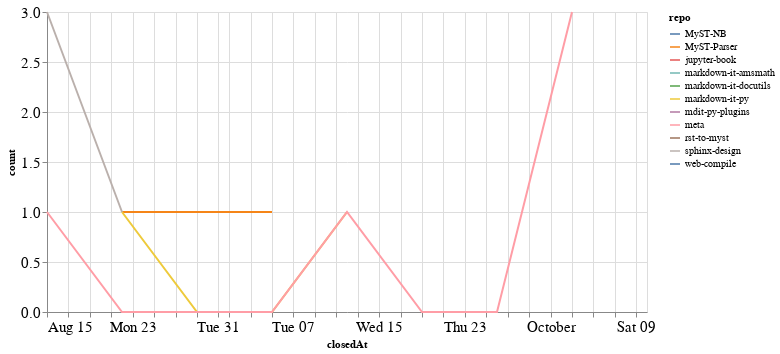

The notebook cell this image was saved under:
### Code cell
closed_by_time = closed_by.groupby('repo').resample('W', on='closedAt').count()['author'].reset_index()
closed_by_time = closed_by_time.rename(columns={'author': 'count'})

alt.Chart(closed_by_time, width=600).mark_line().encode(
    x='closedAt',
    y='count',
    color='repo',
    tooltip="repo"
)

### Figure 1 — Vega-Lite specification as saved in the notebook (floating-point values rounded to 4 significant figures)
{"config": {"axisLeft": {"labelFontSize": 15}, "axisBottom": {"labelFontSize": 15}}, "data": {"name": "data-e4e1ed69a57532e72211eecf200df2e3"}, "mark": "line", "encoding": {"color": {"type": "nominal", "field": "repo"}, "tooltip": {"type": "nominal", "field": "repo"}, "x": {"type": "temporal", "field": "closedAt"}, "y": {"type": "quantitative", "field": "count"}}, "width": 600, "$schema": "https://vega.github.io/schema/vega-lite/v4.8.1.json", "datasets": {"data-e4e1ed69a57532e72211eecf200df2e3": [{"repo": "MyST-NB", "closedAt": "2021-10-03T00:00:00", "count": 2}, {"repo": "MyST-Parser", "closedAt": "2021-08-22T00:00:00", "count": 1}, {"repo": "MyST-Parser", "closedAt": "2021-08-29T00:00:00", "count": 1}, {"repo": "MyST-Parser", "closedAt": "2021-09-05T00:00:00", "count": 1}, {"repo": "jupyter-book", "closedAt": "2021-10-10T00:00:00", "count": 1}, {"repo": "markdown-it-amsmath", "closedAt": "2021-09-12T00:00:00", "count": 2}, {"repo": "markdown-it-docutils", "closedAt": "2021-09-12T00:00:00", "count": 1}, {"repo": "markdown-it-py", "closedAt": "2021-08-22T00:00:00", "count": 1}, {"repo": "markdown-it-py", "closedAt": "2021-08-29T00:00:00", "count": 0}, {"repo": "markdown-it-py", "closedAt": "2021-09-05T00:00:00", "count": 0}, {"repo": "markdown-it-py", "closedAt": "2021-09-12T00:00:00", "count": 1}, {"repo": "mdit-py-plugins", "closedAt": "2021-09-12T00:00:00", "count": 1}, {"repo": "meta", "closedAt": "2021-08-15T00:00:00", "count": 1}, {"repo": "meta", "closedAt": "2021-08-22T00:00:00", "count": 0}, {"repo": "meta", "closedAt": "2021-08-29T00:00:00", "count": 0}, {"repo": "meta", "closedAt": "2021-09-05T00:00:00", "count": 0}, {"repo": "meta", "closedAt": "2021-09-12T00:00:00", "count": 1}, {"repo": "meta", "closedAt": "2021-09-19T00:00:00", "count": 0}, {"repo": "meta", "closedAt": "2021-09-26T00:00:00", "count": 0}, {"repo": "meta", "closedAt": "2021-10-03T00:00:00", "count": 3}, {"repo": "rst-to-myst", "closedAt": "2021-08-22T00:00:00", "count": 2}, {"repo": "sphinx-design", "closedAt": "2021-08-15T00:00:00", "count": 3}, {"repo": "sphinx-design", "closedAt": "2021-08-22T00:00:00", "count": 1}, {"repo": "web-compile", "closedAt": "2021-09-26T00:00:00", "count": 2}]}}
